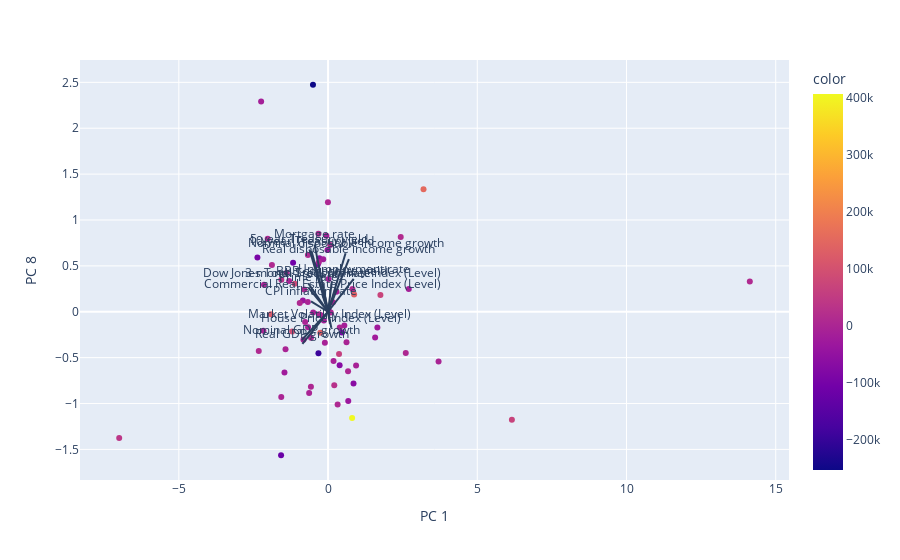

Notebook cell for this chart:
### Code cell
# Visualize Loadings
import plotly.express as px
from sklearn.decomposition import PCA
from sklearn import datasets
from sklearn.preprocessing import StandardScaler


###### input#####

X_input = X_sc
y_input = cf_ccar_sta['Gross Loan Losses']

pc_x = 1
pc_y = 8
######################




features = X_input.columns

components = pca.transform(X_input)

loadings = pca.components_.T * np.sqrt(pca.explained_variance_)

fig = px.scatter(components, x=pc_x -1 , y=pc_y-1, color=y_input ,  labels={
                     "{z}".format(z = pc_x -1): "PC {z}".format(z = pc_x ),
                     "{z}".format(z = pc_y -1): "PC {z}".format(z = pc_y )})

for i, feature in enumerate(features):
    fig.add_shape(
        type='line',
        x0=0, y0=0,
        x1=loadings[i, 0],
        y1=loadings[i, 1]
    )
    fig.add_annotation(
        x=loadings[i, 0],
        y=loadings[i, 1],
        ax=0, ay=0,
        xanchor="center",
        yanchor="bottom",
        text=feature,
    )
fig.show()

### Figure 1 — Plotly figure (JSON) as saved in the notebook; plotly's stock layout.template omitted (floating-point values rounded to 4 significant figures)
{"data": [{"hovertemplate": "PC 1=%{x}<br>PC 8=%{y}<br>color=%{marker.color}<extra></extra>", "legendgroup": "", "marker": {"color": [4998, 12885, 25456, 3377, -24094, 11518, -36154, -9807, -24477, -6107, -11529, 8907, -37076, 90683, -94704, -3474, -5644, 117048, -121847, -4687, 10013, 4052, -9762, 7269, 11438, 68906, -4235, 406565, -253627, 67710, 151680, 58095, 80331, 128864, -192996, -70936, -67428, -78401, -108295, -55777, -23093, -10413, -15689, -16121, 9159, -34122, -15965, -21809, 5933, -11759, -9432, -3056, -7675, 498, -3694, 2546, 4096, -1743, 7522, 2134, -11051, 27574, -4208, 2853, -4584, -3715, -1865, 6456, 4030, 9162, -10946, 3469, 127284, -97722, -14687, 9981, 38141, 10754], "coloraxis": "coloraxis", "symbol": "circle"}, "mode": "markers", "name": "", "orientation": "v", "showlegend": false, "type": "scatter", "x": [2.604, 2.435, 0.2084, 0.09054, 1.653, 0.8162, -0.01899, 0.9396, -1.46, -0.8236, 0.01845, -1.881, -0.8431, -1.201, -2.367, -0.7681, -2.147, -1.917, -1.574, -2.166, -0.6747, 0.6702, -0.499, -0.9491, 0.07204, 1.754, 3.704, 0.8061, -0.5053, 6.16, 3.199, 0.368, -1.116, -0.2583, -0.3218, 0.3879, 0.8536, -0.3399, -1.172, -0.2916, 1.577, -0.2539, -0.1403, 0.5454, -0.3215, 0.6768, -2.242, -0.1618, -2.023, -0.67, 0.1843, -0.6332, -0.1066, 0.391, 0.6182, -0.797, -0.2996, 0.1645, 0.3208, -0.3073, -0.0557, -1.564, -1.425, 0.02264, -0.6786, -1.306, -1.568, -1.385, -0.574, -0.5705, 0.2817, -0.00387, 0.873, 0.4683, 2.705, 14.13, -6.998, -2.321], "xaxis": "x", "y": [-0.4506, 0.8151, -0.8002, -0.009246, -0.171, 0.2478, 0.6729, -0.5863, -0.6611, -0.3044, 0.3573, 0.5098, 0.1233, -0.2161, 0.5901, -0.1118, 0.2934, -0.02774, -1.564, -0.2058, 0.6193, -0.6472, -0.009292, 0.09531, 0.728, 0.1827, -0.5414, -1.159, 2.474, -1.177, 1.336, -0.4615, 0.3056, -0.2287, -0.4532, -0.5827, -0.7815, 0.5181, 0.5348, 0.5837, -0.2805, -0.03503, -0.0946, -0.1501, 0.8515, -0.9736, 2.291, 0.5733, 0.7949, -0.1685, -0.5358, -0.885, -0.3383, -0.1708, -0.3316, 0.2413, -0.02621, 0.1043, -1.011, 0.5425, 0.8278, 0.3478, -0.4092, 0.01242, 0.1056, 0.3342, -0.9297, 0.4243, -0.8172, -0.2821, 0.2179, 1.194, 0.1884, -0.2253, 0.2478, 0.3306, -1.375, -0.428], "yaxis": "y"}], "layout": {"annotations": [{"ax": 0, "ay": 0, "text": "Real GDP growth", "x": -0.8584, "xanchor": "center", "y": -0.3504, "yanchor": "bottom"}, {"ax": 0, "ay": 0, "text": "Nominal GDP growth", "x": -0.88, "xanchor": "center", "y": -0.3076, "yanchor": "bottom"}, {"ax": 0, "ay": 0, "text": "Real disposable income growth", "x": 0.6987, "xanchor": "center", "y": 0.5732, "yanchor": "bottom"}, {"ax": 0, "ay": 0, "text": "Nominal disposable income growth", "x": 0.5865, "xanchor": "center", "y": 0.6382, "yanchor": "bottom"}, {"ax": 0, "ay": 0, "text": "Unemployment rate", "x": 0.8593, "xanchor": "center", "y": 0.3585, "yanchor": "bottom"}, {"ax": 0, "ay": 0, "text": "CPI inflation rate", "x": -0.5707, "xanchor": "center", "y": 0.1138, "yanchor": "bottom"}, {"ax": 0, "ay": 0, "text": "3-month Treasury rate", "x": -0.6664, "xanchor": "center", "y": 0.3101, "yanchor": "bottom"}, {"ax": 0, "ay": 0, "text": "5-year Treasury yield", "x": -0.6238, "xanchor": "center", "y": 0.6789, "yanchor": "bottom"}, {"ax": 0, "ay": 0, "text": "10-year Treasury yield", "x": -0.5553, "xanchor": "center", "y": 0.6613, "yanchor": "bottom"}, {"ax": 0, "ay": 0, "text": "BBB corporate yield", "x": 0.1283, "xanchor": "center", "y": 0.3344, "yanchor": "bottom"}, {"ax": 0, "ay": 0, "text": "Mortgage rate", "x": -0.4543, "xanchor": "center", "y": 0.7345, "yanchor": "bottom"}, {"ax": 0, "ay": 0, "text": "Prime rate", "x": -0.6628, "xanchor": "center", "y": 0.2668, "yanchor": "bottom"}, {"ax": 0, "ay": 0, "text": "Dow Jones Total Stock Market Index (Level)", "x": -0.1867, "xanchor": "center", "y": 0.3152, "yanchor": "bottom"}, {"ax": 0, "ay": 0, "text": "House Price Index (Level)", "x": 0.1101, "xanchor": "center", "y": -0.1754, "yanchor": "bottom"}, {"ax": 0, "ay": 0, "text": "Commercial Real Estate Price Index (Level)", "x": -0.1971, "xanchor": "center", "y": 0.1912, "yanchor": "bottom"}, {"ax": 0, "ay": 0, "text": "Market Volatility Index (Level)", "x": 0.06413, "xanchor": "center", "y": -0.1337, "yanchor": "bottom"}], "coloraxis": {"colorbar": {"title": {"text": "color"}}, "colorscale": [[0, "#0d0887"], [0.1111, "#46039f"], [0.2222, "#7201a8"], [0.3333, "#9c179e"], [0.4444, "#bd3786"], [0.5556, "#d8576b"], [0.6667, "#ed7953"], [0.7778, "#fb9f3a"], [0.8889, "#fdca26"], [1, "#f0f921"]]}, "legend": {"tracegroupgap": 0}, "margin": {"t": 60}, "shapes": [{"type": "line", "x0": 0, "x1": -0.8584, "y0": 0, "y1": -0.3504}, {"type": "line", "x0": 0, "x1": -0.88, "y0": 0, "y1": -0.3076}, {"type": "line", "x0": 0, "x1": 0.6987, "y0": 0, "y1": 0.5732}, {"type": "line", "x0": 0, "x1": 0.5865, "y0": 0, "y1": 0.6382}, {"type": "line", "x0": 0, "x1": 0.8593, "y0": 0, "y1": 0.3585}, {"type": "line", "x0": 0, "x1": -0.5707, "y0": 0, "y1": 0.1138}, {"type": "line", "x0": 0, "x1": -0.6664, "y0": 0, "y1": 0.3101}, {"type": "line", "x0": 0, "x1": -0.6238, "y0": 0, "y1": 0.6789}, {"type": "line", "x0": 0, "x1": -0.5553, "y0": 0, "y1": 0.6613}, {"type": "line", "x0": 0, "x1": 0.1283, "y0": 0, "y1": 0.3344}, {"type": "line", "x0": 0, "x1": -0.4543, "y0": 0, "y1": 0.7345}, {"type": "line", "x0": 0, "x1": -0.6628, "y0": 0, "y1": 0.2668}, {"type": "line", "x0": 0, "x1": -0.1867, "y0": 0, "y1": 0.3152}, {"type": "line", "x0": 0, "x1": 0.1101, "y0": 0, "y1": -0.1754}, {"type": "line", "x0": 0, "x1": -0.1971, "y0": 0, "y1": 0.1912}, {"type": "line", "x0": 0, "x1": 0.06413, "y0": 0, "y1": -0.1337}], "xaxis": {"anchor": "y", "domain": [0, 1], "title": {"text": "PC 1"}}, "yaxis": {"anchor": "x", "domain": [0, 1], "title": {"text": "PC 8"}}}}
